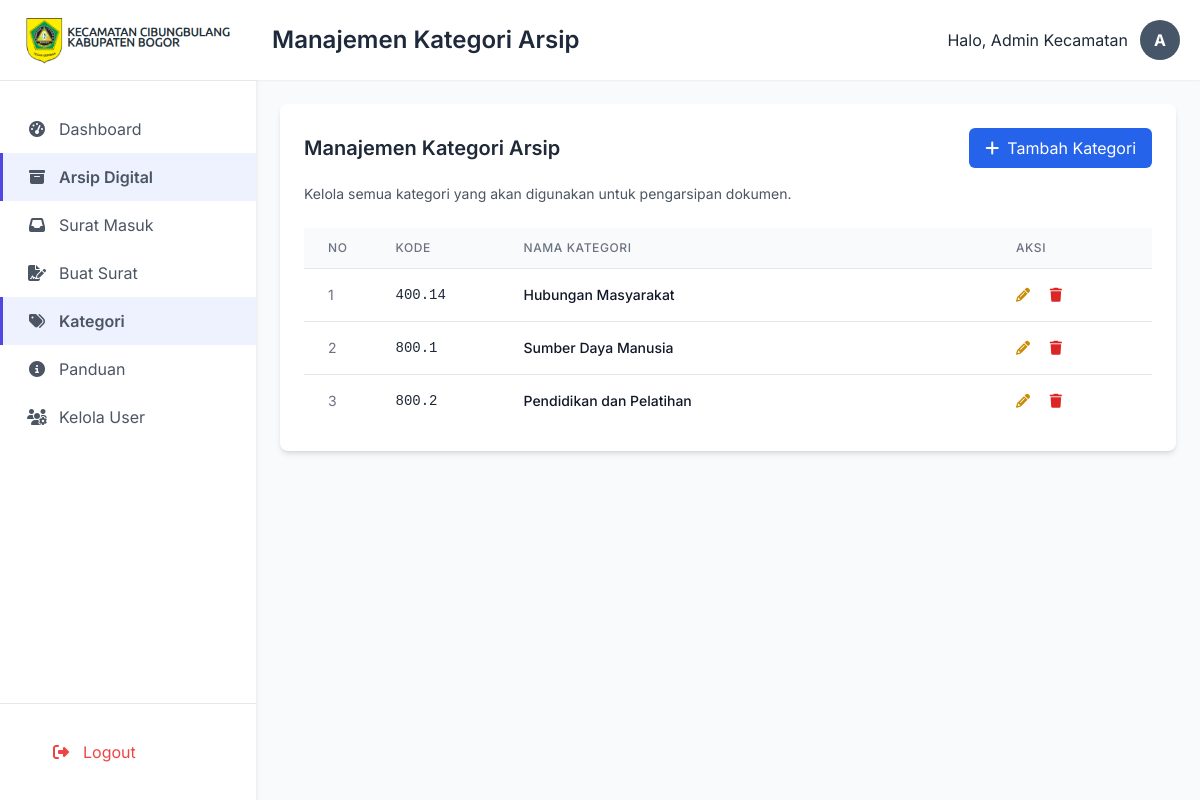
Screenshot of /public/kategori (signed in) with the database file from the repository.
### tables this page shows
CREATE TABLE `kategori_arsip` (
  `id` int NOT NULL,
  `kode` varchar(20) NOT NULL,
  `nama_kategori` varchar(100) NOT NULL
);

### app/core/Controller.php (called while the page is built, shortened)
<?php
class Controller {
    public function view($view, $data = [])
    {
        extract($data);
        require_once APPROOT . '/templates/' . $view . '.php';
    }
    public function model($model)
    {
        return new $model;
    }
}

### app/controllers/Kategori.php (called while the page is built, shortened)
<?php
class Kategori extends Controller {
    public function index()
    {
        $data['judul'] = 'Manajemen Kategori Arsip';
        $data['kategori'] = $this->model('Kategori_model')->getAllKategori();
        $this->view('kategori/index', $data);
    }
}

### app/core/App.php (called while the page is built, shortened)
<?php
class App {
    protected $method = 'index';
    protected $params = [];
    public function __construct()
    {
        $this->controller = new $this->controller;
        call_user_func_array([$this->controller, $this->method], $this->params);
    }
}

### public/index.php (called while the page is built, shortened)
<?php
$app = new App;

### app/core/Database.php (called while the page is built, shortened)
<?php
class Database {
    private $host = DB_HOST;
    private $user = DB_USER;
    private $pass = DB_PASS;
    private $db_name = DB_NAME;
    private $dbh;
    private $stmt;
    public function __construct()
    {
        $dsn = 'mysql:host=' . $this->host . ';dbname=' . $this->db_name;
        $option = [
            PDO::ATTR_PERSISTENT => true,
            PDO::ATTR_ERRMODE => PDO::ERRMODE_EXCEPTION
        ];
        try {
            $this->dbh = new PDO($dsn, $this->user, $this->pass, $option);
        } catch(PDOException $e) {
            die($e->getMessage());
        }
    }
    public function query($query)
    {
        $this->stmt = $this->dbh->prepare($query);
    }
    public function execute()
    {
        return $this->stmt->execute();
    }
    public function resultSet()
    {
        $this->execute();
        return $this->stmt->fetchAll(PDO::FETCH_ASSOC);
    }
}

### app/models/Kategori_model.php (called while the page is built, shortened)
<?php
class Kategori_model {
    private $table = 'kategori_arsip';
    private $db;
    public function __construct()
    {
        $this->db = new Database;
    }
    public function getAllKategori()
    {
        $this->db->query('SELECT * FROM ' . $this->table . ' ORDER BY kode ASC');
        return $this->db->resultSet();
    }
}

### templates/kategori/index.php (the view, shortened to what this page needs)
<div class="bg-white p-6 rounded-lg shadow-md">
    <div class="flex justify-between items-center mb-4">
        <h3 class="text-xl font-semibold">Manajemen Kategori Arsip</h3>
        <button id="tombolTambahKategori" class="bg-blue-600 text-white px-4 py-2 rounded-md hover:bg-blue-700 transition duration-300">
            <i class="fas fa-plus mr-2"></i>Tambah Kategori
        </button>
    </div>
    <p class="text-sm text-gray-600 mb-6">Kelola semua kategori yang akan digunakan untuk pengarsipan dokumen.</p>
    <div class="overflow-x-auto">
        <table class="min-w-full divide-y divide-gray-200">
            <thead class="bg-gray-50">
                <tr>
                    <th class="px-6 py-3 text-left text-xs font-medium text-gray-500 uppercase tracking-wider w-16">No</th>
                    <th class="px-6 py-3 text-left text-xs font-medium text-gray-500 uppercase tracking-wider w-32">Kode</th>
                    <th class="px-6 py-3 text-left text-xs font-medium text-gray-500 uppercase tracking-wider">Nama Kategori</th>
                    <th class="px-6 py-3 text-left text-xs font-medium text-gray-500 uppercase tracking-wider w-40">Aksi</th>
                </tr>
            </thead>
            <tbody id="kategoriTableBody" class="bg-white divide-y divide-gray-200">
                <?php $no = 1; ?>
                <?php foreach ($kategori as $kat) : ?>
                    <tr>
                        <td class="px-6 py-4 whitespace-nowrap text-sm text-gray-500"><?= $no++; ?></td>
                        <td class="px-6 py-4 whitespace-nowrap text-sm font-mono text-gray-800"><?= htmlspecialchars($kat['kode']); ?></td>
                        <td class="px-6 py-4 whitespace-nowrap text-sm font-medium text-gray-900"><?= htmlspecialchars($kat['nama_kategori']); ?></td>
                        <td class="px-6 py-4 whitespace-nowrap text-sm font-medium">
                            <button class="tombolEditKategori text-yellow-600 hover:text-yellow-900" data-id="<?= $kat['id']; ?>" title="Edit">
                                <i class="fas fa-pencil-alt"></i>
                            </button>
                            <button type="button"
                                    onclick="showConfirmation('Konfirmasi Hapus', 'Apakah Anda yakin ingin menghapus kategori ini?', '<?= BASE_URL; ?>/kategori/destroy/<?= $kat['id']; ?>', 'Ya, Hapus', 'danger')"
                                    class="text-red-600 hover:text-red-900 ml-4"
                                    title="Hapus">
                                <i class="fas fa-trash"></i>
                            </button>
                        </td>
                    </tr>
                <?php endforeach; ?>
            </tbody>
        </table>
    </div>
</div>

### public/assets/css/style.css (style rules this page uses)
body { font-family: 'Inter', sans-serif; background-color: #f9fafb; }

### rows the page displays
kategori_arsip: kode "400.14", nama_kategori "Hubungan Masyarakat"
kategori_arsip: kode "800.1", nama_kategori "Sumber Daya Manusia"
kategori_arsip: kode "800.2", nama_kategori "Pendidikan dan Pelatihan"

### other values shown
$judul "Manajemen Kategori Arsip"
$_SESSION['nama_lengkap'] "Admin Kecamatan"
substr($_SESSION['nama_lengkap'] ?? 'S', 0, 1) "A"
